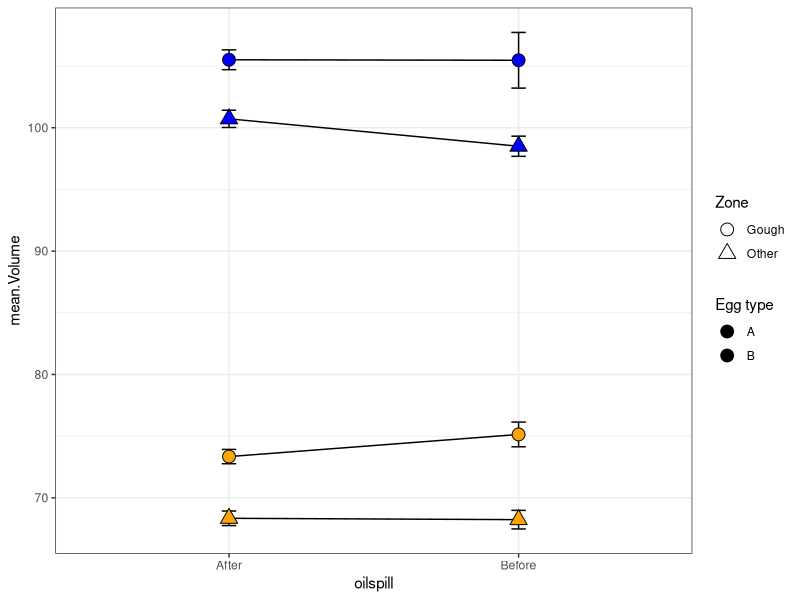

Here is the R script that generated this plot:
#read in the data for the oil spill and harvesting analyses
penguin<-read.csv("penguin.data.csv", header= TRUE)

#we are interested in testing if the egg size patterns correspond to predictions associated with two
#events- specifically, we want to test if the 2011 oil spill negatively affected egg size, or if
#other variations eggs affected size of eggs over time with any discernable pattern 

#first, let's check if the oil spill affected egg size. The oil spill occured in 2011, and if it  
#was a driver, we would expect egg size to be lower after the spill, and MORE lower closer to the spill
# so let's test if that happened

#first we need to create a variable for the oil spill, which happened
penguin$oilspill<-as.factor(ifelse(penguin$Year>=2011, "After", "Before"))

#also, because data are spotty and weirdly distributed prior to 1970, let's cut it out for this analysis
#and cut out a couple outlying egg sizes
penguin1<-penguin[which(penguin$Year>1970 & penguin$Decision != "U" &
                          penguin$Volume<130),]

#fiddle with transformations to get us closer to normality of residuals

penguin1$logvolume<-log(penguin1$Volume)
penguin1$sqrtvolume<-sqrt(penguin1$Volume)

#now create a model to describe egg volume
oil.model<-lm(Volume~Zone*oilspill*Decision, data=penguin1)

summary(oil.model)
AIC(oil.model)
anova(oil.model)
TukeyHSD(aov(oil.model))
#data are very non normal
shapiro.test(resid(oil.model))

#ok, now we need to get the summary stats out of it
library(plyr)

summary.penguin.oilspill<-ddply(penguin1, c("Zone", "Decision", "oilspill"), summarise,
                                mean.Volume=mean(Volume), N=length(Volume), SE=sd(Volume)/sqrt(N))
summary.penguin.oilspill$all.lines<-with(summary.penguin.oilspill, interaction(Zone,  Decision))


#insert plot here
library(ggplot2)
oil.plot<-ggplot(summary.penguin.oilspill, aes(oilspill, mean.Volume, 
                                               group=Zone, shape=Zone, fill=Decision))+
  scale_fill_manual(values=c("blue", "orange"), name="Egg type")+
  scale_shape_manual(values=c(21,24))+
  geom_line(aes(group=all.lines), color="black")+
  geom_errorbar(aes(ymin=(mean.Volume-SE), ymax=(mean.Volume+SE)), width=0.05, color="black")+
  geom_point(color="black", size=4)+
    theme_bw()
oil.plot

# now we want to examine the finer scale patterns in variation of egg size.
#instead of lumping by time period and island group, we'll just break it out so that readers can see the patterns
#This will be a very similar analysis as above, 
# but there will be an interaction with year


#and because we want to look at a year effect, and we want to see if there's anything going on
#relative to time, but there's not a ton of data so we'll just need to look at years directly and ANOVA them


#we're interested in change with time in these two periods, and by island, but otherwise the analysis is 
#very similar to the above
year.model<-lm(Volume~Location2*as.factor(Year)*Decision, data=penguin1)

summary(year.model)
AIC(year.model)
anova(year.model)
TukeyHSD(aov(year.model))
#data are very non normal
shapiro.test(resid(year.model))


summary.penguin.year<-ddply(penguin1, c("Location2", "Decision", "Year"), summarise,
                                mean.Volume=mean(Volume), N=length(Volume), SE=sd(Volume)/sqrt(N))